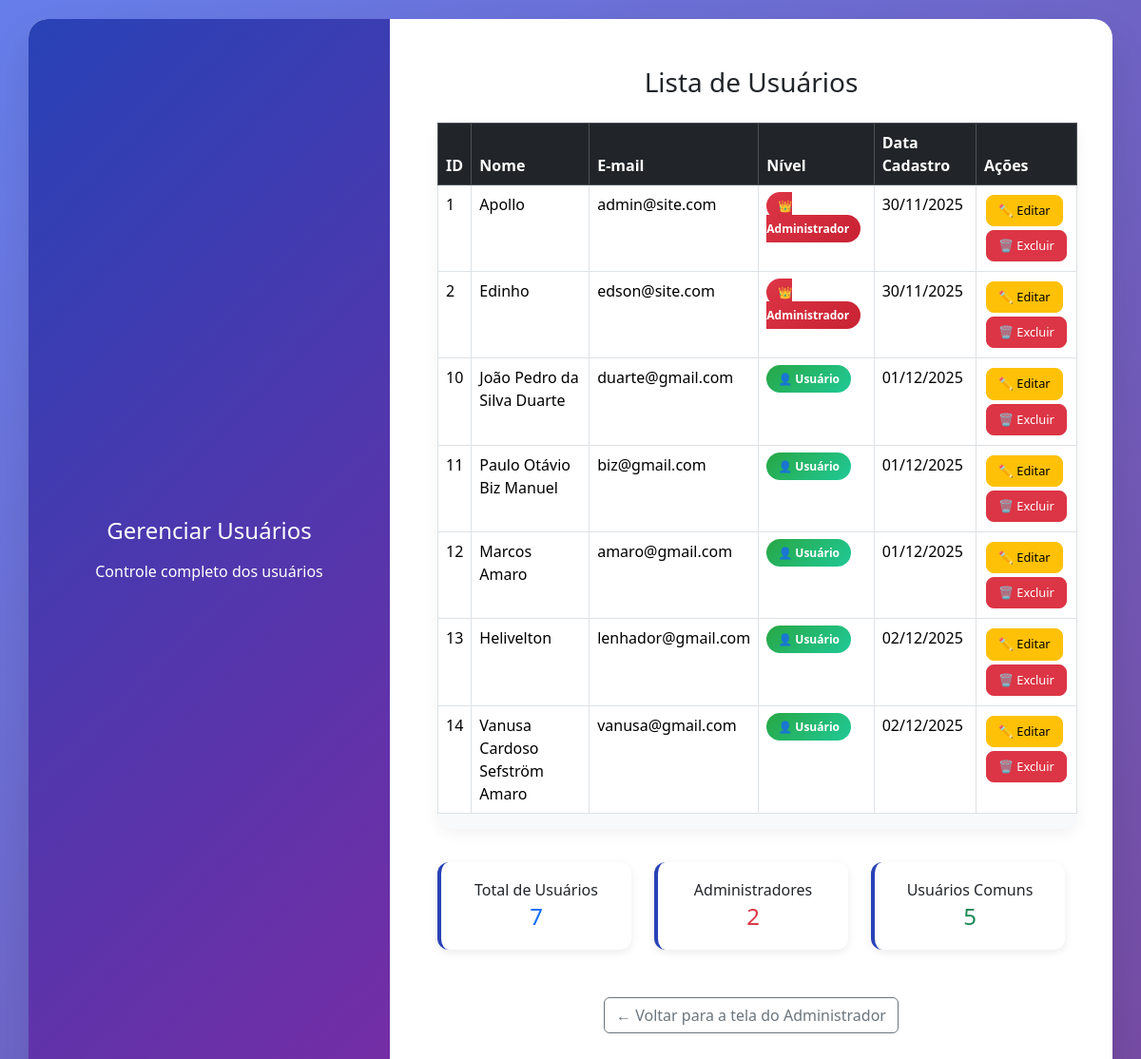
The app's page /HiTech/principal/gerenciarmusers.php with its own data.
### tables this page shows
CREATE TABLE `usuarios` (
  `id` int(11) NOT NULL,
  `nome` varchar(100) DEFAULT NULL,
  `email` varchar(100) DEFAULT NULL,
  `senha` varchar(255) DEFAULT NULL,
  `foto` varchar(255) DEFAULT NULL,
  `nivel` enum('admin','usuario') DEFAULT 'usuario',
  `data_cadastro` timestamp NOT NULL DEFAULT current_timestamp()
);

### HiTech/principal/gerenciarmusers.php (the view, shortened to what this page needs)
<?php require 'config.php'; ?>
<!DOCTYPE html>
<html lang="pt-BR">
<head>
    <link href="https://cdn.jsdelivr.net/npm/bootstrap@5.3.2/dist/css/bootstrap.min.css" rel="stylesheet">
</head>
<body>
    <div class="main-card">
        <div class="row g-0">
            <div class="col-md-4">
                <div class="welcome-section">
                    <div class="text-center">
                        <h4 class="mb-3">Gerenciar Usuários</h4>
                        <p class="mb-0">Controle completo dos usuários</p>
                    </div>
                </div>
            </div>
            <div class="col-md-8">
                <div class="menu-section">
                    <h3 class="text-center mb-4 text-dark">Lista de Usuários</h3>
                    <div class="table-container">
                        <div class="table-responsive">
                            <table class="table table-hover table-bordered">
                                <thead class="table-dark">
                                    <tr>
                                        <th>ID</th>
                                        <th>Nome</th>
                                        <th>E-mail</th>
                                        <th>Nível</th>
                                        <th>Data Cadastro</th>
                                        <th>Ações</th>
                                    </tr>
                                </thead>
                                <tbody>
                                <?php
$sql = "SELECT * FROM usuarios ORDER BY id ";
$resultado = $conn->query($sql);
if($resultado->num_rows > 0){
    while ($row = $resultado->fetch_assoc()){
        $nivel_badge = $row['nivel'] == 'admin' ?
            '<span class="badge-admin">👑 Administrador</span>' :
            '<span class="badge-user">👤 Usuário</span>';
        echo "<tr>
            <td>{$row['id']}</td>
            <td>{$row['nome']}</td>
            <td>{$row['email']}</td>
            <td>{$nivel_badge}</td>
            <td>" . date('d/m/Y', strtotime($row['data_cadastro'])) . "</td>
            <td>
                <a href='edituser.php?id={$row['id']}' class='btn btn-sm btn-warning btn-action'>✏️ Editar</a>
                <a href='deleteuser.php?id={$row['id']}&redirect=gerenciarmusers' class='btn btn-sm btn-danger btn-action' onclick='return confirm(\"Tem certeza que deseja excluir este usuário?\")'>🗑️ Excluir</a>
            </td>
        </tr>";
    }
} else {
    echo "<tr>
        <td colspan='6' class='text-center py-4'>
            <h5 class='text-muted'>👥 Nenhum usuário cadastrado</h5>
        </td>
    </tr>";
}
?>
                                </tbody>
                            </table>
                        </div>
                    </div>
                    <div class="row mt-4">
                        <div class="col-md-4">
                            <div class="stats-card text-center">
                                <h6 class="mb-1">Total de Usuários</h6>
                                <h4 class="mb-0 text-primary">
                                    <?php
                                    $sql_count = "SELECT COUNT(*) as total FROM usuarios";
                                    $result_count = $conn->query($sql_count);
                                    $total = $result_count->fetch_assoc()['total'];
                                    echo $total;
                                    ?>
                                </h4>
                            </div>
                        </div>
                        <div class="col-md-4">
                            <div class="stats-card text-center">
                                <h6 class="mb-1">Administradores</h6>
                                <h4 class="mb-0 text-danger">
                                    <?php
                                    $sql_admin = "SELECT COUNT(*) as total FROM usuarios WHERE nivel = 'admin'";
                                    $result_admin = $conn->query($sql_admin);
                                    $admins = $result_admin->fetch_assoc()['total'];
                                    echo $admins;
                                    ?>
                                </h4>
                            </div>
                        </div>
                        <div class="col-md-4">
                            <div class="stats-card text-center">
                                <h6 class="mb-1">Usuários Comuns</h6>
                                <h4 class="mb-0 text-success">
                                    <?php
                                    $sql_user = "SELECT COUNT(*) as total FROM usuarios WHERE nivel = 'usuario'";
                                    $result_user = $conn->query($sql_user);
                                    $users = $result_user->fetch_assoc()['total'];
                                    echo $users;
                                    ?>
                                </h4>
                            </div>
                        </div>
                    </div>
                    <div class="row g-3 mt-4">
                        <div class="col-12 text-center mt-3">
                            <a href="painel_admin.php" class="btn btn-outline-secondary">
                                ←  Voltar para a tela do Administrador
                            </a>
                        </div>
                    </div>
                </div>
            </div>
        </div>
    </div>
</body>
</html>

### HiTech/principal/gerenciarmusers.php (style rules this page uses)
body { background: linear-gradient(135deg, #667eea 0%, #764ba2 100%); min-height: 100vh; display: flex; align-items: center; justify-content: center; font-family: 'Segoe UI', sans-serif; padding: 20px 0; }
.main-card { background: white; border-radius: 20px; box-shadow: 0 20px 40px rgba(0,0,0,0.1); overflow: hidden; width: 95%; max-width: 1400px; }
.welcome-section { background: linear-gradient(135deg, #2842b6, #752da5); color: white; padding: 40px; height: 100%; display: flex; align-items: center; justify-content: center; flex-direction: column; text-align: center; }
.menu-section { padding: 40px; }
.table-container { background: #f8f9fa; border-radius: 15px; width: 102%; margin: 25px 0; box-shadow: 0 5px 15px rgba(0,0,0,0.05); }
.badge-admin { background: linear-gradient(135deg, #dc3545, #c82333); color: white; padding: 6px 12px; border-radius: 20px; font-size: 0.75rem; font-weight: 600; }
.badge-user { background: linear-gradient(135deg, #28a745, #20c997); color: white; padding: 6px 12px; border-radius: 20px; font-size: 0.75rem; font-weight: 600; }
.btn-action { padding: 6px 12px; border-radius: 8px; font-size: 0.8rem; margin: 2px; transition: all 0.3s ease; }
.stats-card { background: white; border-radius: 12px; padding: 20px; margin: 10px 0; border-left: 4px solid #2842b6; box-shadow: 0 3px 10px rgba(0,0,0,0.08); transition: transform 0.3s ease; }
@media (min-width: 992px) { .welcome-section { padding: 60px; } }
@media (min-width: 992px) { .menu-section { padding: 50px; } }
@media (min-width: 768px) { .main-card { flex-direction: row; } }
@media (min-width: 768px) { .welcome-section { flex: 1; min-height: 500px; padding: 40px; } }
@media (min-width: 768px) { .menu-section { flex: 1; padding: 40px; } }

### records on screen
usuarios: id "1", nome "Apollo", email "admin@site.com", nivel "👑 Administrador", data_cadastro "30/11/2025"
usuarios: id "2", nome "Edinho", email "edson@site.com", nivel "👑 Administrador", data_cadastro "30/11/2025"
usuarios: id "10", nome "João Pedro da Silva Duarte", email "duarte@gmail.com", nivel "👤 Usuário", data_cadastro "01/12/2025"
usuarios: id "11", nome "Paulo Otávio Biz Manuel", email "biz@gmail.com", nivel "👤 Usuário", data_cadastro "01/12/2025"
usuarios: id "12", nome "Marcos Amaro", email "amaro@gmail.com", nivel "👤 Usuário", data_cadastro "01/12/2025"
usuarios: id "13", nome "Helivelton", email "lenhador@gmail.com", nivel "👤 Usuário", data_cadastro "02/12/2025"
usuarios: id "14", nome "Vanusa Cardoso Sefström Amaro", email "vanusa@gmail.com", nivel "👤 Usuário", data_cadastro "02/12/2025"

### other values on screen
$total "7"
$admins "2"
$users "5"
